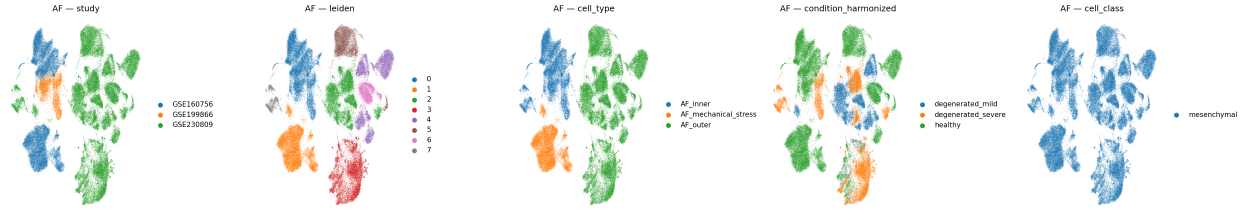
#> input picture results/integration/umap_AF.png, 3735 x 658 px (shown at 1/3 size); its folder holds 4 pictures in this run
$ jupyter execute --allow-errors 07_annotation.ipynb
#> lines starting #> are read from the running program, lines starting #| are printed output that depends on the picture
# Module 07 — Cell Type Annotation

This notebook visualizes cell type annotation results from
`scripts/07_annotation.py`. After integration (Module 05) and Leiden
clustering (Module 06), de novo annotation is performed using IVD-specific
marker gene signatures, with CellTypist validation for non-mesenchymal subtypes.

**Sections**
- §1–§5 — v5 atlas (CCA-flat, status: completed 2026-03-25)
- §6 — tiered v4 atlas (status: Module 07 complete 2026-05-15; pending human checkpoint)

**v5 cell-type counts:** NP 5 · AF 4 · CEP 7 · all_cells 16

**Tiered v4 cell-type counts (2026-05-15 reruns):** NP 8 · AF 7 · CEP 6 · all_cells 19

**Data sources**
- v5: `data/integrated/{NP,AF,CEP,all_cells}.h5ad` · `results/integration/`
- tiered v4: `data/integrated/tiered_v4/{NP,AF,CEP,all_cells}.h5ad` · `results/integration/tiered_v4/`

[cell 1]
import warnings
warnings.filterwarnings('ignore', category=FutureWarning)
warnings.filterwarnings('ignore', category=UserWarning, module='scanpy')

import io
from pathlib import Path

import anndata
anndata.settings.allow_write_nullable_strings = True

import numpy as np
import pandas as pd
import scanpy as sc
import matplotlib.pyplot as plt
from matplotlib.lines import Line2D
import seaborn as sns
from PIL import Image as PILImage
from IPython.display import Image, display, Markdown

sns.set_style('whitegrid')
plt.rcParams.update({'figure.dpi': 120, 'savefig.dpi': 200, 'savefig.bbox': 'tight'})

# JPEG-compression helpers — keep notebook under GitHub's ~10 MB render limit.
# Source figures stay full-resolution in results/.
UMAP_MAX_WIDTH = 1500
UMAP_JPEG_QUALITY = 88

def _encode_jpeg(img, max_width=UMAP_MAX_WIDTH, quality=UMAP_JPEG_QUALITY):
    img = img.convert('RGB')
    if img.width > max_width:
        ratio = max_width / img.width
        img = img.resize((max_width, int(img.height * ratio)), PILImage.LANCZOS)
    buf = io.BytesIO()
    img.save(buf, format='JPEG', quality=quality, optimize=True)
    return buf.getvalue()

def show_png_as_jpeg(path, width=UMAP_MAX_WIDTH):
    """Load a PNG from disk, re-encode as compressed JPEG for notebook embed."""
    jpeg_bytes = _encode_jpeg(PILImage.open(str(path)))
    display(Image(data=jpeg_bytes, format='jpeg'))

# ── Paths ──────────────────────────────────────────────────────────────────
BASE = Path('..').resolve()
INT_DIR = BASE / 'data' / 'integrated'
RESULTS_DIR = BASE / 'results' / 'integration'
DOTPLOT_DIR = RESULTS_DIR / 'annotation_dotplots'
MARKER_DIR = RESULTS_DIR / 'cluster_markers'
CELLTYPIST_DIR = RESULTS_DIR / 'celltypist_validation'

COMPARTMENTS = {
    'NP': INT_DIR / 'NP.h5ad',
    'AF': INT_DIR / 'AF.h5ad',
    'CEP': INT_DIR / 'CEP.h5ad',
}

for name, path in COMPARTMENTS.items():
    print(f'  {name}: {"found" if path.exists() else "NOT FOUND"}')

## §1 — Cell Type Definitions (v5)

The table below shows all annotated cell types with their defining markers,
cluster assignments, and confidence distributions.

[cell 2]
# Load and display cell type definitions
ct_def_path = RESULTS_DIR / 'cell_type_definitions.tsv'
if ct_def_path.exists():
    ct_defs = pd.read_csv(ct_def_path, sep='\t')
    display(ct_defs.style.set_caption('Cell Type Definitions — All Compartments'))
else:
    print('Cell type definitions file not found')

## §2 — Annotated UMAPs per Compartment (v5)

UMAP colored by final `cell_type` annotation for each compartment.

[cell 3]
# Display pre-generated annotated UMAP images (re-encoded as JPEG to control notebook size)
for comp in ['NP', 'AF', 'CEP', 'all_cells']:
    umap_path = RESULTS_DIR / f'umap_{comp}_annotated.png'
    if umap_path.exists():
        display(Markdown(f'### {comp} — Annotated UMAP'))
        show_png_as_jpeg(umap_path)
    else:
        umap_basic = RESULTS_DIR / f'umap_{comp}.png'
        if umap_basic.exists():
            display(Markdown(f'### {comp} — UMAP'))
            show_png_as_jpeg(umap_basic)
        else:
            print(f'No UMAP image for {comp}')
#> this loop made 4 passes
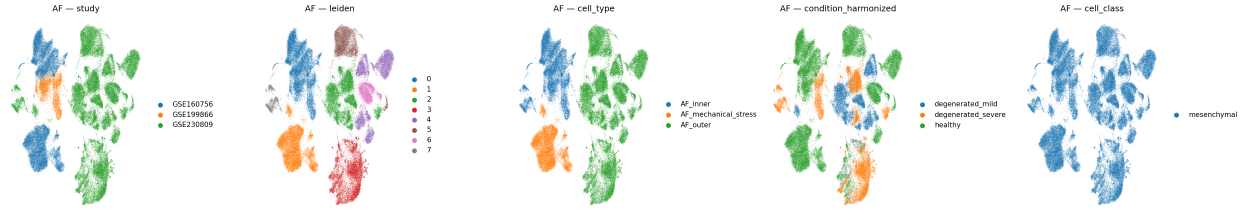
#> input picture results/integration/umap_AF.png, 3735 x 658 px (shown at 1/3 size)
#> pass 2, in _encode_jpeg, `img = img.resize((max_width, int(img.height * ratio)), PILImage.LANCZOS)`:
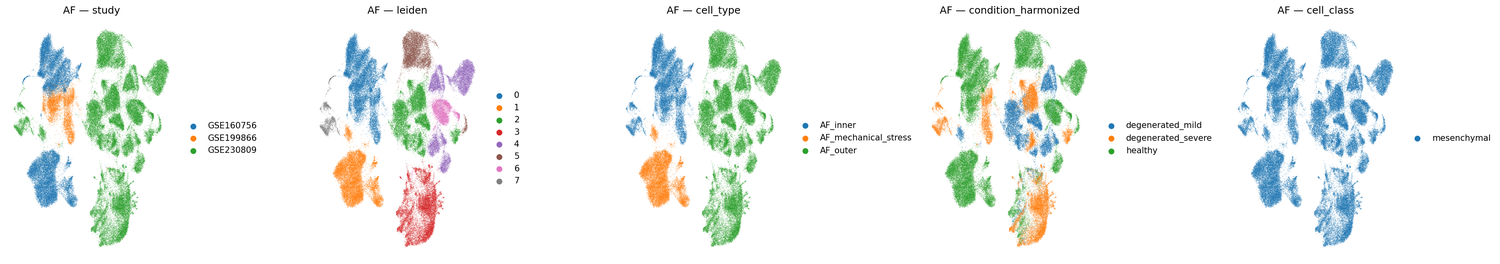
#> img: PIL image 1500x264 RGB; mean R, G, B 237.6, 242.3, 239.2

## §3 — Marker Expression Dot Plots (v5)

Dot plots show expression of canonical markers per cell type. Dot size
represents fraction of cells expressing the gene; color intensity represents
mean expression level.

[cell 4]
# List available annotation dot plots
dotplot_files = sorted(DOTPLOT_DIR.glob('*.pdf'))
print(f'Annotation dot plots: {len(dotplot_files)} PDF files')
for f in dotplot_files:
    print(f'  {f.name}')

# Note: PDF dot plots cannot be embedded directly in notebooks.
# They are available in results/integration/annotation_dotplots/ for review.
# Instead, show marker expression from the integrated objects directly.

print('\nGenerating marker dot plots from integrated objects...')

MARKERS_PER_COMP = {
    'NP': ['COL2A1', 'ACAN', 'SOX9', 'COL1A1', 'COL1A2', 'KRT19', 'KRT8',
           'T', 'SHH', 'NOG', 'CD24', 'MMP13', 'ADAMTS5', 'VEGFA',
           'CD163', 'ACTA2', 'RGS5', 'PTPRC'],
    'AF': ['COL2A1', 'ACAN', 'SOX9', 'COL1A1', 'COL1A2', 'THY1', 'DCN', 'LUM'],
    'CEP': ['COL2A1', 'COL10A1', 'SOX9', 'COL1A1', 'COL1A2', 'DCN', 'LUM', 'THY1', 'ACAN'],
}

for comp_name, comp_path in COMPARTMENTS.items():
    if not comp_path.exists():
        continue
    markers = MARKERS_PER_COMP.get(comp_name, [])
    if not markers:
        continue

    adata = sc.read_h5ad(comp_path)
    if 'cell_type' not in adata.obs.columns:
        del adata
        continue

    available = [g for g in markers if g in adata.var_names]
    if not available:
        del adata
        continue

    display(Markdown(f'### {comp_name} — Canonical Marker Expression'))
    sc.pl.dotplot(adata, var_names=available, groupby='cell_type',
                  standard_scale='var', show=True)
    del adata

## §4 — Annotation Confidence (v5)

Distribution of annotation confidence levels (high/medium/low) across cell
types, showing how confidently each cell type was assigned.

[cell 5]
# Load annotation confidence from integrated objects
for comp_name, comp_path in COMPARTMENTS.items():
    if not comp_path.exists():
        continue
    adata = sc.read_h5ad(comp_path, backed='r')
    obs_df = adata.obs.to_memory() if hasattr(adata.obs, 'to_memory') else adata.obs.copy()
    adata.file.close()

    if 'cell_type' not in obs_df.columns:
        continue

    display(Markdown(f'### {comp_name} — Cell Type Summary'))

    # Cell type counts
    ct_counts = obs_df['cell_type'].value_counts()
    print(f'{comp_name}: {len(obs_df):,} cells, {ct_counts.shape[0]} cell types')
    print(ct_counts.to_string())
    print()

    # Confidence distribution if available
    if 'cell_type_confidence' in obs_df.columns:
        conf_ct = pd.crosstab(obs_df['cell_type'], obs_df['cell_type_confidence'])
        display(conf_ct.style.set_caption(f'{comp_name} — Confidence per Cell Type'))

    del obs_df

## §5 — CellTypist Validation (v5)

CellTypist concordance tables comparing de novo annotations with automated
predictions for non-mesenchymal cell types.

[cell 6]
# Load CellTypist concordance tables
concordance_files = sorted(CELLTYPIST_DIR.glob('*_concordance.tsv'))

if concordance_files:
    for f in concordance_files:
        comp = f.stem.replace('_concordance', '')
        df = pd.read_csv(f, sep='\t')
        display(Markdown(f'### {comp} CellTypist Concordance'))
        display(df)

        # Summary: fraction concordant
        n_concordant = df['concordant'].sum() if 'concordant' in df.columns else 0
        n_total = len(df)
        print(f'  Concordant clusters: {n_concordant}/{n_total} '
              f'({n_concordant/n_total*100:.0f}%)')
else:
    print('No CellTypist concordance files found')

## Status — v5 complete (2026-03-25)

### Summary
- De novo cell type annotation using IVD-specific marker gene signatures
- CellTypist validation for non-mesenchymal subtypes (Immune_All_Low model)
- NP: 5 cell types, AF: 4 cell types, CEP: 7 cell types
- Annotation confidence tracked via `cell_type_confidence` column
- Results stored in `cell_type` column of integrated objects

### Next steps
- Module 08: Pseudobulk differential expression analysis (healthy vs degenerated)
- Module 09: Biological interpretation (pathway enrichment, TF activity)
- Module 10: Trajectory/pseudotime analysis
- Module 11: Cell-cell communication

## §6 — Tiered v4 Atlas (2026-05-22 — NP unassigned rescue + Module 04 propagation)

Annotation results from the tiered v4 pipeline after the end-to-end rerun on
2026-05-22. Three changes since the 2026-05-15 baseline:

1. **NP unassigned rescue (commit `15944f1`)** — Module 04 cell-class panels
   extended for neutrophils, plasma cells, erythrocytes; Module 07 non-mes
   coarse panels extended in parallel. Net effect on tier sizes:
   non-mes grew NP 3,393 → 75,667 cells; AF 56 → 12,012; CEP 71 → 13,975;
   all_cells 3,464 → 101,747.
2. **CellTypist `.X` normalization patch (this rerun)** — `validate_immune_with_celltypist()`
   now builds a CP10K + log1p copy of the non-mes subset before handing it to
   `celltypist.annotate()`. The 2026-05-15 hard failure on CEP non-mes (`Invalid
   expression matrix in .X`) is resolved; CellTypist runs cleanly on all three
   non-mes tiers.
3. **Module 04 → Module 07 label propagation (this rerun)** — `annotate_coarse()`
   for the non-mes tier now falls back to Module 04's per-cell `coarse_label`
   majority (≥60% threshold) when per-cluster panel scoring on rank_genes_groups
   markers fails to fire. This catches:
   - Naive/resting lymphocyte clusters dominated by ribosomal genes (NP cluster 1,
     AF cluster 0) → labeled `Immune`
   - Tier-wide RBC contamination where hemoglobin genes don't appear as cluster-
     distinguishing markers (CEP clusters 0–4, AF cluster 5) → labeled `Erythrocyte`

Wall time: ~32 min (28 min compartments + 3.5 min `all_cells`-only resume after a
Categorical-assignment bug surfaced in `process_all_cells_secondary` and was
patched). Validator overall status: **PASSED**.

**Cell type counts (2026-05-22):** NP 10 · AF 7 · CEP 7 · all_cells 18
**Unassigned %:** 0.0 % across all four compartments (was 12.4 / 0.0 / 0.0 / 0.0 on 2026-05-15, then 6.6 / 6.5 / 24.7 / 0.0 on the 2026-05-22 v1 pre-propagation run)

**Data sources**
- `data/integrated/tiered_v4/{NP,AF,CEP,all_cells}.h5ad` — annotated objects
- `results/integration/tiered_v4/cell_type_definitions.tsv` — cell-type marker definitions
- `results/integration/tiered_v4/umap_{NP,AF,CEP,all_cells}_annotated.png`
- `results/integration/tiered_v4/cluster_markers/` — per-tier and within-coarse marker tables
- `results/integration/tiered_v4/annotation_dotplots/` — marker dot plots

[cell 7]
# ── tiered_v4 paths ────────────────────────────────────────────────────────
TV4_INT_DIR = BASE / 'data' / 'integrated' / 'tiered_v4'
TV4_RESULTS_DIR = BASE / 'results' / 'integration' / 'tiered_v4'
TV4_DOTPLOT_DIR = TV4_RESULTS_DIR / 'annotation_dotplots'
TV4_MARKER_DIR = TV4_RESULTS_DIR / 'cluster_markers'
TV4_CELLTYPIST_DIR = TV4_RESULTS_DIR / 'celltypist_validation'

TV4_COMPARTMENTS = {
    'NP':  TV4_INT_DIR / 'NP.h5ad',
    'AF':  TV4_INT_DIR / 'AF.h5ad',
    'CEP': TV4_INT_DIR / 'CEP.h5ad',
    'all_cells': TV4_INT_DIR / 'all_cells.h5ad',
}

for name, path in TV4_COMPARTMENTS.items():
    print(f'  {name}: {"found" if path.exists() else "NOT FOUND"}')

### §6a — Cell Type Definitions (tiered v4)

Cell-type definitions across the four objects, with the contributing cluster
IDs, canonical markers, and confidence breakdown for each type. Cells labeled
`Immune` via Module 04 propagation have `confidence_distribution` showing the
`medium` confidence tag and `annotation_evidence = Module04_majority=Immune(XX%)`.

[cell 8]
tv4_ct_def_path = TV4_RESULTS_DIR / 'cell_type_definitions.tsv'
if tv4_ct_def_path.exists():
    tv4_ct_defs = pd.read_csv(tv4_ct_def_path, sep='\t')
    display(tv4_ct_defs.style.set_caption('Tiered v4 — Cell Type Definitions (all compartments)'))
else:
    print('tiered_v4 cell type definitions file not found')

### §6b — Annotated UMAPs per Compartment-Tier (tiered v4)

UMAPs colored by final `cell_type` annotation. Each compartment is shown as
two side-by-side panels — mesenchymal and non-mesenchymal — because the tier-
specific clustering uses tier-specific embeddings (stored as NaN-padded
`X_umap` in the h5ad). This is the same layout as `notebooks/06_clustering.ipynb`
§5d, just colored by `cell_type` instead of cluster ID. Cell counts in the
title reflect cells with a valid (non-NaN) UMAP for that tier.

[cell 9]
def _plot_tier_celltype_umap(comp_name, comp_path, tier, palette_name='husl'):
    adata = sc.read_h5ad(comp_path, backed='r')
    obs = adata.obs.to_memory() if hasattr(adata.obs, 'to_memory') else adata.obs.copy()
    if 'tier' not in obs.columns or 'cell_type' not in obs.columns:
        adata.file.close()
        return False
    mask = (obs['tier'].astype(str) == tier)
    if mask.sum() < 5:
        adata.file.close()
        return False
    umap = adata.obsm['X_umap'][:][mask.values]
    labels = obs.loc[mask, 'cell_type'].astype(str).values
    adata.file.close()

    finite = np.isfinite(umap).all(axis=1)
    umap = umap[finite]; labels = labels[finite]
    if len(umap) < 5:
        return False

    uniq = sorted(set(labels))
    palette = dict(zip(uniq, sns.color_palette(palette_name, max(len(uniq), 8))))
    idx = np.random.RandomState(42).permutation(len(umap))
    colors = [palette[labels[i]] for i in idx]

    fig, ax = plt.subplots(figsize=(8, 6))
    ax.scatter(umap[idx, 0], umap[idx, 1], c=colors, s=0.3, alpha=0.5, rasterized=True)
    ax.set_xticks([]); ax.set_yticks([])
    ax.set_title(f'{comp_name} — {tier} ({len(uniq)} cell types, {len(umap):,} cells)',
                 fontsize=12)
    handles = [Line2D([0], [0], marker='o', color='w', markerfacecolor=palette[c],
                       markersize=6, label=c) for c in uniq]
    ax.legend(handles=handles, title='cell_type', fontsize=8, title_fontsize=9,
              loc='center left', bbox_to_anchor=(1.0, 0.5),
              ncol=2 if len(uniq) > 12 else 1)
    fig.tight_layout()
    buf = io.BytesIO()
    fig.savefig(buf, format='png', dpi=110, bbox_inches='tight')
    plt.close(fig)
    buf.seek(0)
    jpeg_bytes = _encode_jpeg(PILImage.open(buf))
    display(Image(data=jpeg_bytes, format='jpeg'))
    return True

#> (the rest of this cell did not finish here and is left out)

### §6c — Cell-Type Counts and Confidence (tiered v4)

Per-compartment cell-type tally and confidence distribution. All compartments
now sit at 0.0% unassigned after Module 04 propagation. Note that 12,566 CEP
cells and ~16K NP cells now carry the `Erythrocyte` label — these are real
tissue-prep RBC contamination, flagged for a filter-vs-retain decision before
Module 08.

[cell 10]
for comp_name, comp_path in TV4_COMPARTMENTS.items():
    if not comp_path.exists():
        continue
    adata = sc.read_h5ad(comp_path, backed='r')
    obs_df = adata.obs.to_memory() if hasattr(adata.obs, 'to_memory') else adata.obs.copy()
    adata.file.close()

    if 'cell_type' not in obs_df.columns:
        continue

    display(Markdown(f'#### {comp_name} — Cell Type Summary (tiered v4)'))

    ct_counts = obs_df['cell_type'].value_counts()
    print(f'{comp_name}: {len(obs_df):,} cells, {ct_counts.shape[0]} cell types')
    print(ct_counts.to_string())
    print()

    if 'cell_type_confidence' in obs_df.columns:
        conf_ct = pd.crosstab(obs_df['cell_type'], obs_df['cell_type_confidence'])
        display(conf_ct.style.set_caption(f'{comp_name} — Confidence per Cell Type (tiered v4)'))

    del obs_df

### §6d — Canonical Marker Expression (tiered v4)

Dot plots of canonical IVD markers grouped by `cell_type` for each
compartment-specific object. PDF versions live in
`results/integration/tiered_v4/annotation_dotplots/`.

[cell 11]
TV4_MARKERS_PER_COMP = {
    'NP': ['COL2A1', 'ACAN', 'SOX9', 'COL1A1', 'COL1A2', 'KRT19', 'KRT8',
           'T', 'SHH', 'NOG', 'CD24', 'MMP13', 'ADAMTS5', 'VEGFA',
           'CD163', 'ACTA2', 'RGS5', 'PTPRC'],
    'AF':  ['COL2A1', 'ACAN', 'SOX9', 'COL1A1', 'COL1A2', 'THY1', 'DCN', 'LUM'],
    'CEP': ['COL2A1', 'COL10A1', 'SOX9', 'COL1A1', 'COL1A2', 'DCN', 'LUM', 'THY1', 'ACAN'],
}

for comp_name in ['NP', 'AF', 'CEP']:
    comp_path = TV4_COMPARTMENTS[comp_name]
    if not comp_path.exists():
        continue
    markers = TV4_MARKERS_PER_COMP.get(comp_name, [])
    if not markers:
        continue

    adata = sc.read_h5ad(comp_path)
    if 'cell_type' not in adata.obs.columns:
        del adata
        continue

    available = [g for g in markers if g in adata.var_names]
    if not available:
        del adata
        continue

    display(Markdown(f'#### {comp_name} — Canonical Marker Expression (tiered v4)'))
    sc.pl.dotplot(adata, var_names=available, groupby='cell_type',
                  standard_scale='var', show=True)
    del adata

### §6e — Per-Tier Marker Tables (tiered v4)

The tiered v4 annotator emits two flavors of marker table:
- `*_<tier>_markers.tsv` — markers separating coarse types within a compartment×tier.
- `*_<tier>_<CoarseType>_within_markers.tsv` — markers separating fine types
  within a single coarse group (stage-2 annotation, only present where the coarse
  group contains multiple fine types).

[cell 12]
tv4_marker_files = sorted(TV4_MARKER_DIR.glob('*.tsv'))
print(f'Tiered v4 marker tables: {len(tv4_marker_files)} files\n')
for f in tv4_marker_files:
    print(f'  {f.name}')

$ run again, on results/integration/umap_NP.png
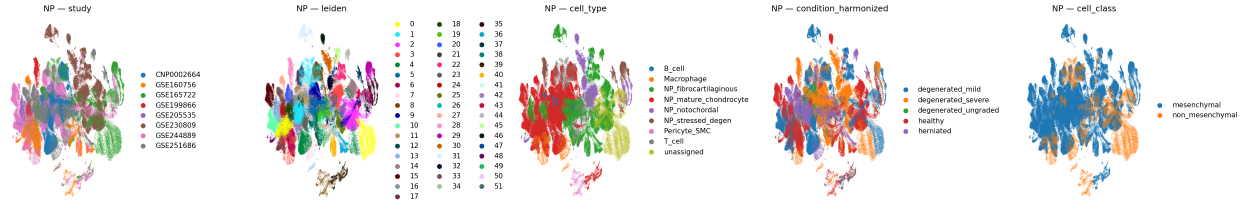
#> input picture results/integration/umap_NP.png, 3735 x 631 px (shown at 1/3 size)
#> the loop `for comp in ['NP', 'AF', 'CEP', 'all_cells']:` made 4 passes
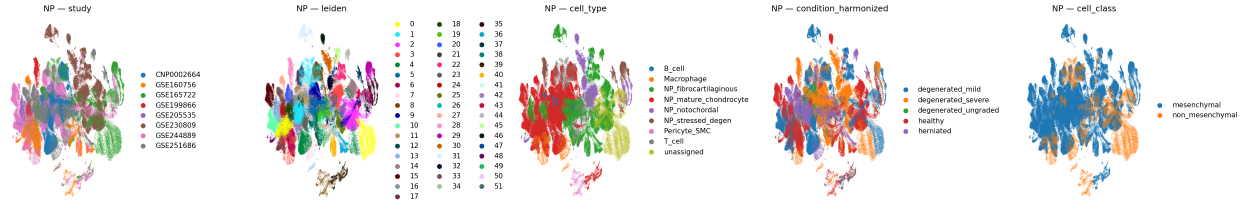
#> input picture results/integration/umap_NP.png, 3735 x 631 px (shown at 1/3 size)
#> pass 1, in _encode_jpeg, `img = img.resize((max_width, int(img.height * ratio)), PILImage.LANCZOS)`:
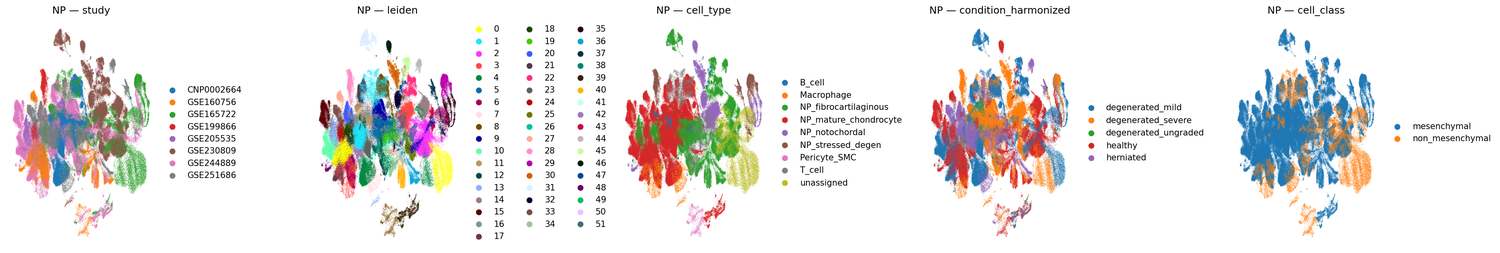
#> img: PIL image 1500x253 RGB; mean R, G, B 234.4, 231.8, 230.6
